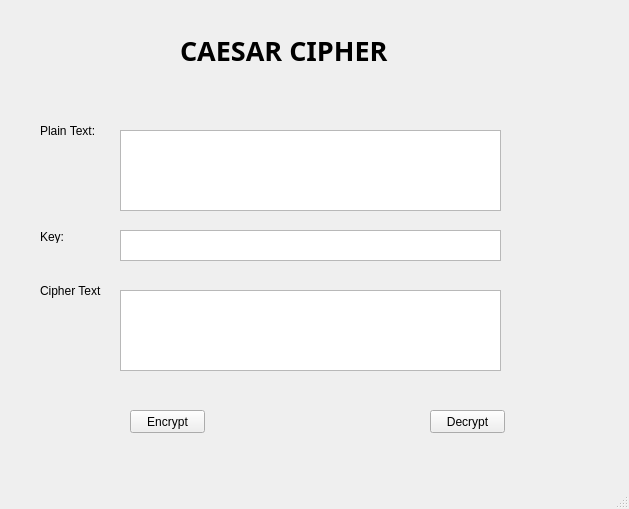
<?xml version="1.0" encoding="UTF-8"?>
<ui version="4.0">
 <class>MainWindow</class>
 <widget class="QMainWindow" name="MainWindow">
  <property name="geometry">
   <rect>
    <x>0</x>
    <y>0</y>
    <width>629</width>
    <height>509</height>
   </rect>
  </property>
  <property name="windowTitle">
   <string>MainWindow</string>
  </property>
  <widget class="QWidget" name="centralwidget">
   <widget class="QLabel" name="lbl_caesarCipher">
    <property name="geometry">
     <rect>
      <x>180</x>
      <y>30</y>
      <width>311</width>
      <height>41</height>
     </rect>
    </property>
    <property name="font">
     <font>
      <family>.VnArial</family>
      <pointsize>20</pointsize>
      <weight>75</weight>
      <bold>true</bold>
     </font>
    </property>
    <property name="text">
     <string>CAESAR CIPHER</string>
    </property>
   </widget>
   <widget class="QLabel" name="lbl_plainText">
    <property name="geometry">
     <rect>
      <x>40</x>
      <y>120</y>
      <width>61</width>
      <height>21</height>
     </rect>
    </property>
    <property name="text">
     <string>Plain Text:</string>
    </property>
   </widget>
   <widget class="QLabel" name="lbl_cipherText">
    <property name="geometry">
     <rect>
      <x>40</x>
      <y>280</y>
      <width>61</width>
      <height>21</height>
     </rect>
    </property>
    <property name="text">
     <string>Cipher Text:</string>
    </property>
   </widget>
   <widget class="QLabel" name="lbl_key">
    <property name="geometry">
     <rect>
      <x>40</x>
      <y>230</y>
      <width>47</width>
      <height>13</height>
     </rect>
    </property>
    <property name="text">
     <string>Key:</string>
    </property>
   </widget>
   <widget class="QPushButton" name="btn_decrypt">
    <property name="geometry">
     <rect>
      <x>430</x>
      <y>410</y>
      <width>75</width>
      <height>23</height>
     </rect>
    </property>
    <property name="text">
     <string>Decrypt</string>
    </property>
   </widget>
   <widget class="QPushButton" name="btn_encrypt">
    <property name="geometry">
     <rect>
      <x>130</x>
      <y>410</y>
      <width>75</width>
      <height>23</height>
     </rect>
    </property>
    <property name="text">
     <string>Encrypt</string>
    </property>
   </widget>
   <widget class="QPlainTextEdit" name="txt_plainText">
    <property name="geometry">
     <rect>
      <x>120</x>
      <y>130</y>
      <width>381</width>
      <height>81</height>
     </rect>
    </property>
   </widget>
   <widget class="QPlainTextEdit" name="txt_cipherText">
    <property name="geometry">
     <rect>
      <x>120</x>
      <y>290</y>
      <width>381</width>
      <height>81</height>
     </rect>
    </property>
   </widget>
   <widget class="QPlainTextEdit" name="txt_key">
    <property name="geometry">
     <rect>
      <x>120</x>
      <y>230</y>
      <width>381</width>
      <height>31</height>
     </rect>
    </property>
   </widget>
  </widget>
  <widget class="QMenuBar" name="menubar">
   <property name="geometry">
    <rect>
     <x>0</x>
     <y>0</y>
     <width>629</width>
     <height>26</height>
    </rect>
   </property>
  </widget>
  <widget class="QStatusBar" name="statusbar"/>
 </widget>
 <resources/>
 <connections/>
</ui>
